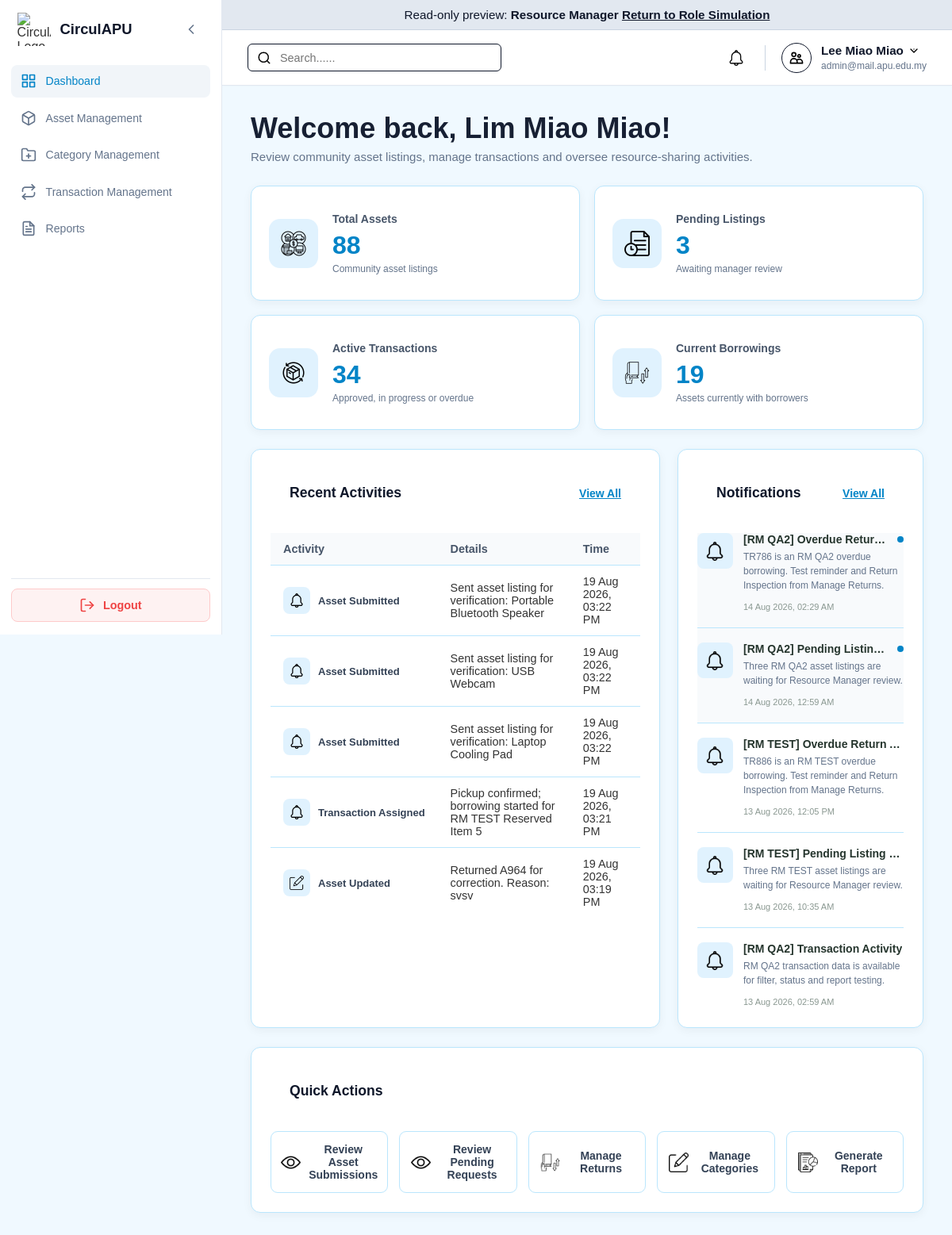
/Manager/manager_dashboard.php?preview=Manager (signed in), run on the app's committed database.
### tables this page shows
CREATE TABLE `user` (
  `userID` varchar(10) NOT NULL,
  `name` varchar(100) NOT NULL,
  `email` varchar(100) NOT NULL,
  `password` varchar(255) NOT NULL,
  `role` enum('Member','Auditor','Manager','Admin') NOT NULL DEFAULT 'Member',
  `status` enum('Active','Suspended','Deleted') NOT NULL DEFAULT 'Active',
  `ecopoint` int(11) NOT NULL DEFAULT 0,
  `dateCreated` timestamp NOT NULL DEFAULT current_timestamp()
);

CREATE TABLE `systemlog` (
  `logID` varchar(10) NOT NULL,
  `userID` varchar(10) NOT NULL,
  `actionType` enum('Create','Submit','Approve','Reject','Redeem','Assign','Update','Delete','Login','Logout') NOT NULL,
  `refType` enum('Mission','Asset','Reward','Badge','Tier','Verification','User','Category','Transaction','Borrowing') NOT NULL,
  `refID` varchar(10) DEFAULT NULL,
  `description` varchar(255) NOT NULL,
  `timeLogged` timestamp NOT NULL DEFAULT current_timestamp()
);

CREATE TABLE `notification` (
  `notificationID` varchar(10) NOT NULL,
  `userID` varchar(10) NOT NULL,
  `title` varchar(100) NOT NULL,
  `content` varchar(255) NOT NULL,
  `status` enum('Read','Unread') NOT NULL DEFAULT 'Unread',
  `createdDate` timestamp NOT NULL DEFAULT current_timestamp()
);

### Manager/manager_dashboard.php (the view, shortened to what this page needs)
<?php
$isAdminPreview = ($_SESSION['user_role'] ?? '') === 'Admin' && ($_GET['preview'] ?? '') === 'Manager';
function e($v): string { return htmlspecialchars((string)$v,ENT_QUOTES,'UTF-8'); }
function activityLabel(string $a,string $r): string {
    $m=['Create'=>'Created','Update'=>'Updated','Delete'=>'Removed','Approve'=>'Approved','Reject'=>'Rejected','Submit'=>'Submitted','Assign'=>'Assigned'];
    return $r.' '.($m[$a]??$a);
}
function activityIcon(string $a): string {
    return ['Create'=>'create.png','Update'=>'edit.png','Delete'=>'delete.png'][$a]??'notification.png';
}
function managerDate(?string $v): string { return $v&&strtotime($v)?date('d M Y, h:i A',strtotime($v)):'-'; }
$managerID=$_SESSION['user_id'];
$managerName=$_SESSION['user_name']??'Resource Manager';
$totalAssets=$pendingListings=$activeTransactions=$currentBorrowed=$urgentRequests=0;
$recentActivities=$notifications=[];$databaseError='';
require_once '../db.php';
try{
    $conn->set_charset('utf8mb4');
    if ($isAdminPreview) {
        $previewUser = $conn->query(
            "SELECT userID, name FROM user
             WHERE role = 'Manager' AND status = 'Active'
             ORDER BY dateCreated ASC, userID ASC LIMIT 1"
        )->fetch_assoc();
        if ($previewUser) {
            $managerID = $previewUser['userID'];
            $managerName = $previewUser['name'];
        } else {
            $managerName = 'Resource Manager';
        }
    }
    $x=$conn->query("
        SELECT SUM(listingStatus<>'Removed') totalAssets,
               SUM(listingStatus='Pending Review') pendingListings
        FROM assets")->fetch_assoc();
    $totalAssets=(int)($x['totalAssets']??0);
    $pendingListings=(int)($x['pendingListings']??0);
    $currentBorrowed=(int)$conn->query("
        SELECT COUNT(*) total FROM borrowings
        WHERE actualReturnDate IS NULL
        AND borrowingStatus IN ('Borrowed','Active','Overdue')
    ")->fetch_assoc()['total'];
    $activeTransactions=(int)$conn->query("
        SELECT COUNT(*) total FROM transactionrequests
        WHERE requestStatus IN ('Approved','In Progress','Overdue')
    ")->fetch_assoc()['total'];
    $urgentRequests=(int)$conn->query("
        SELECT COUNT(DISTINCT t.transactionID) total
        FROM transactionrequests t
        JOIN borrowings b ON b.transactionID=t.transactionID
        WHERE t.requestStatus='Pending'
        AND DATE(b.borrowDate)=CURDATE()
    ")->fetch_assoc()['total'];
    $r=$conn->query("
        SELECT actionType,refType,refID,description,timeLogged
        FROM systemlog
        WHERE refType IN ('Asset','Category','Transaction','Borrowing')
        ORDER BY timeLogged DESC LIMIT 5");
    while($x=$r->fetch_assoc())$recentActivities[]=$x;
    $s=$conn->prepare("SELECT notificationID,title,content,status,createdDate FROM notification WHERE userID=? ORDER BY createdDate DESC LIMIT 5");
    $s->bind_param('s',$managerID);$s->execute();$r=$s->get_result();
    while($x=$r->fetch_assoc())$notifications[]=$x;
}catch(Throwable $z){error_log($z->getMessage());$databaseError='Unable to load dashboard data. Please check the database connection.';}
?>
<!DOCTYPE html>
<html lang="en">
<head>
<link rel="stylesheet" href="../style.css"><link rel="stylesheet" href="manager_style.css?v=<?=filemtime(__DIR__.'/manager_style.css')?>">
<link rel="stylesheet" href="manager_mobile.css">
</head>
<body class="role-manager">
<div class="dashboard-container">
<?php include '../sidebar.php';?>
<div class="main-content">
<?php include '../header.php';?>
<main class="page-body dashboard-page">
<section class="dashboard-welcome">
<div><h1>Welcome back, <?=e($managerName)?>!</h1><p>Review community asset listings, manage transactions and oversee resource-sharing activities.</p></div>
</section>
<section class="stats-grid" aria-label="Resource Manager statistics">
<a href="manager_assets.php" class="stat-card">
<div class="stat-icon"><img src="../assets/icons/totalassets.png" alt=""></div>
<div class="stat-content"><h3>Total Assets</h3><strong class="stat-value"><?=$totalAssets?></strong><p class="stat-description">Community asset listings</p></div>
</a>
<a href="manager_assets.php?listingStatus=Pending+Review" class="stat-card">
<div class="stat-icon"><img src="../assets/icons/pendingVerification.png" alt=""></div>
<div class="stat-content"><h3>Pending Listings</h3><strong class="stat-value"><?=$pendingListings?></strong><p class="stat-description">Awaiting manager review</p></div>
</a>
<a href="manager_transactions.php?activeTransaction=1" class="stat-card">
<div class="stat-icon"><img src="../assets/icons/active-transactions.png" alt=""></div>
<div class="stat-content"><h3>Active Transactions</h3><strong class="stat-value"><?=$activeTransactions?></strong><p class="stat-description">Approved, in progress or overdue</p></div>
</a>
<a href="manager_borrowed_assets.php" class="stat-card">
<div class="stat-icon"><img src="../assets/icons/borrowed-assets.png" alt=""></div>
<div class="stat-content"><h3>Current Borrowings</h3><strong class="stat-value"><?=$currentBorrowed?></strong><p class="stat-description">Assets currently with borrowers</p></div>
</a>
</section>
<section class="dashboard-lower-grid">
<article class="content-card dashboard-panel">
<div class="card-header"><h2>Recent Activities</h2><a href="manager_recent_activities.php">View All</a></div>
<div class="table-wrapper desktop-activity-table"><table class="data-table manager-activity-table">
<thead><tr><th>Activity</th><th>Details</th><th>Time</th></tr></thead><tbody>
<?php if(!$recentActivities):?><tr><td colspan="3" class="dashboard-empty-state">No recent activities available.</td></tr>
<?php else:foreach($recentActivities as $x):?>
<tr>
<td><div class="activity-name activity-flex"><span class="activity-icon"><img src="../assets/icons/<?=e(activityIcon($x['actionType']))?>" alt=""></span><strong><?=e(activityLabel($x['actionType'],$x['refType']))?></strong></div></td>
<td><?=e($x['description'])?></td><td><?=e(managerDate($x['timeLogged']))?></td>
</tr>
<?php endforeach;endif;?>
</tbody></table></div>
</article>
<article class="content-card dashboard-panel">
<div class="card-header"><h2>Notifications</h2><a href="manager_notifications.php">View All</a></div>
<div class="notification-list">
<?php if(!$notifications):?>
<div class="notification-empty-state"><img src="../assets/icons/notification.png" alt=""><p>No notifications available.</p></div>
<?php else:foreach($notifications as $x):?>
<a href="manager_notifications.php" class="notification-item <?=$x['status']==='Unread'?'notification-unread':''?>">
<div class="notification-icon"><img src="../assets/icons/notification.png" alt=""></div>
<div class="notification-content"><div class="notification-title-row"><strong><?=e($x['title'])?></strong><?php if($x['status']==='Unread'):?><span class="unread-indicator" title="Unread notification"></span><?php endif;?></div><p><?=e($x['content'])?></p><time><?=e(managerDate($x['createdDate']))?></time></div>
</a>
<?php endforeach;endif;?>
</div>
</article>
</section>
<section class="content-card quick-actions">
<div class="card-header"><h2>Quick Actions</h2></div>
<div class="quick-action-grid">
<a href="manager_assets.php?listingStatus=Pending+Review" class="quick-action"><img src="../assets/icons/view.png" alt=""><span>Review Asset Submissions</span></a>
<a href="manager_transactions.php?requestStatus=Pending" class="quick-action"><img src="../assets/icons/view.png" alt=""><span><?=$urgentRequests>0?'Review Urgent Requests ('.$urgentRequests.')':'Review Pending Requests'?></span></a>
<a href="manager_borrowed_assets.php" class="quick-action"><img src="../assets/icons/borrowed-assets.png" alt=""><span>Manage Returns</span></a>
<a href="manager_categories.php" class="quick-action"><img src="../assets/icons/edit.png" alt=""><span>Manage Categories</span></a>
<a href="manager_reports.php" class="quick-action"><img src="../assets/icons/report.png" alt=""><span>Generate Report</span></a>
</div>
</section>
</main>
</div></div>
</body></html>

### Manager/manager_dashboard.php (style rules this page uses)
.quick-action-grid { grid-template-columns:repeat(5,minmax(0,1fr)) }

### data on the page
user: name "Lim Miao Miao"
systemlog: activityLabel($x['actionType'],$x['refType']) "Asset Submitted", description "Sent asset listing for verification: Portable Bluetooth Speaker", timeLogged "19 Aug 2026, 03:22 PM"
systemlog: activityLabel($x['actionType'],$x['refType']) "Asset Submitted", description "Sent asset listing for verification: USB Webcam", timeLogged "19 Aug 2026, 03:22 PM"
systemlog: activityLabel($x['actionType'],$x['refType']) "Asset Submitted", description "Sent asset listing for verification: Laptop Cooling Pad", timeLogged "19 Aug 2026, 03:22 PM"
systemlog: activityLabel($x['actionType'],$x['refType']) "Transaction Assigned", description "Pickup confirmed; borrowing started for RM TEST Reserved Item 5", timeLogged "19 Aug 2026, 03:21 PM"
systemlog: shows a picture, activityLabel($x['actionType'],$x['refType']) "Asset Updated", description "Returned A964 for correction. Reason: svsv", timeLogged "19 Aug 2026, 03:19 PM"
notification: title "[RM QA2] Overdue Retur…", status "Unread" (drawn), content "TR786 is an RM QA2 overdue borrowing. Test reminder and Return Inspection from Manage Returns.", createdDate "14 Aug 2026, 02:29 AM"
notification: title "[RM QA2] Pending Listin…", status "Unread" (drawn), content "Three RM QA2 asset listings are waiting for Resource Manager review.", createdDate "14 Aug 2026, 12:59 AM"
notification: title "[RM TEST] Overdue Return…", content "TR886 is an RM TEST overdue borrowing. Test reminder and Return Inspection from Manage Returns.", createdDate "13 Aug 2026, 12:05 PM"
notification: title "[RM TEST] Pending Listing…", content "Three RM TEST asset listings are waiting for Resource Manager review.", createdDate "13 Aug 2026, 10:35 AM"
notification: title "[RM QA2] Transaction Activity", content "RM QA2 transaction data is available for filter, status and report testing.", createdDate "13 Aug 2026, 02:59 AM"

### other printed values
$display_role "Resource Manager"
$user_name "Lee Miao Miao"
$user_email "admin@mail.apu.edu.my"
$totalAssets "88"
$pendingListings "3"
$activeTransactions "34"
$currentBorrowed "19"
